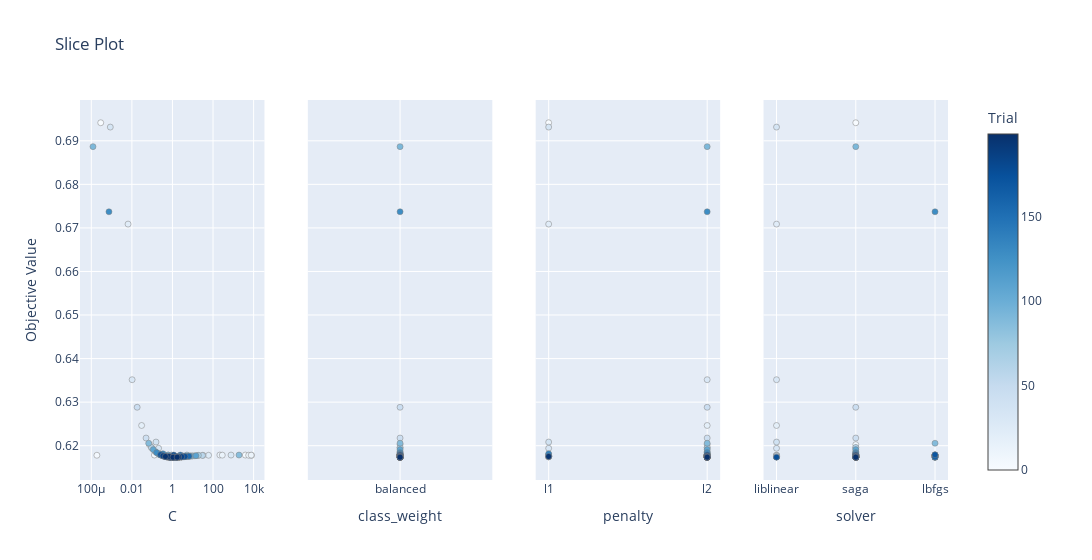

Here is the notebook cell this chart was saved with:
### Code cell
optuna.visualization.plot_slice(study_best_features)

### Figure 1 — Plotly figure (JSON) as saved in the notebook; plotly's stock layout.template omitted (floating-point values rounded to 4 significant figures; data arrays with more than 128 entries replaced by an {"elided": "..."} marker saying what was removed)
{"data": [{"marker": {"color": {"elided": "194 int values"}, "colorbar": {"title": {"text": "Trial"}, "x": 1, "xpad": 40}, "colorscale": [[0, "rgb(247,251,255)"], [0.125, "rgb(222,235,247)"], [0.25, "rgb(198,219,239)"], [0.375, "rgb(158,202,225)"], [0.5, "rgb(107,174,214)"], [0.625, "rgb(66,146,198)"], [0.75, "rgb(33,113,181)"], [0.875, "rgb(8,81,156)"], [1, "rgb(8,48,107)"]], "line": {"color": "Grey", "width": 0.5}, "showscale": true}, "mode": "markers", "name": "Feasible Trial", "showlegend": false, "type": "scatter", "x": {"elided": "194 float values"}, "xaxis": "x", "y": {"elided": "194 float values"}, "yaxis": "y"}, {"marker": {"color": {"elided": "194 int values"}, "colorbar": {"title": {"text": "Trial"}, "x": 1, "xpad": 40}, "colorscale": [[0, "rgb(247,251,255)"], [0.125, "rgb(222,235,247)"], [0.25, "rgb(198,219,239)"], [0.375, "rgb(158,202,225)"], [0.5, "rgb(107,174,214)"], [0.625, "rgb(66,146,198)"], [0.75, "rgb(33,113,181)"], [0.875, "rgb(8,81,156)"], [1, "rgb(8,48,107)"]], "line": {"color": "Grey", "width": 0.5}, "showscale": false}, "mode": "markers", "name": "Feasible Trial", "showlegend": false, "type": "scatter", "x": {"elided": "194 str values"}, "xaxis": "x2", "y": {"elided": "194 float values"}, "yaxis": "y2"}, {"marker": {"color": {"elided": "194 int values"}, "colorbar": {"title": {"text": "Trial"}, "x": 1, "xpad": 40}, "colorscale": [[0, "rgb(247,251,255)"], [0.125, "rgb(222,235,247)"], [0.25, "rgb(198,219,239)"], [0.375, "rgb(158,202,225)"], [0.5, "rgb(107,174,214)"], [0.625, "rgb(66,146,198)"], [0.75, "rgb(33,113,181)"], [0.875, "rgb(8,81,156)"], [1, "rgb(8,48,107)"]], "line": {"color": "Grey", "width": 0.5}, "showscale": false}, "mode": "markers", "name": "Feasible Trial", "showlegend": false, "type": "scatter", "x": {"elided": "194 str values"}, "xaxis": "x3", "y": {"elided": "194 float values"}, "yaxis": "y3"}, {"marker": {"color": {"elided": "194 int values"}, "colorbar": {"title": {"text": "Trial"}, "x": 1, "xpad": 40}, "colorscale": [[0, "rgb(247,251,255)"], [0.125, "rgb(222,235,247)"], [0.25, "rgb(198,219,239)"], [0.375, "rgb(158,202,225)"], [0.5, "rgb(107,174,214)"], [0.625, "rgb(66,146,198)"], [0.75, "rgb(33,113,181)"], [0.875, "rgb(8,81,156)"], [1, "rgb(8,48,107)"]], "line": {"color": "Grey", "width": 0.5}, "showscale": false}, "mode": "markers", "name": "Feasible Trial", "showlegend": false, "type": "scatter", "x": {"elided": "194 str values"}, "xaxis": "x4", "y": {"elided": "194 float values"}, "yaxis": "y4"}], "layout": {"title": {"text": "Slice Plot"}, "width": 1200, "xaxis": {"anchor": "y", "domain": [0, 0.2125], "title": {"text": "C"}, "type": "log"}, "xaxis2": {"anchor": "y2", "categoryarray": [null, "balanced"], "categoryorder": "array", "domain": [0.2625, 0.475], "title": {"text": "class_weight"}, "type": "category"}, "xaxis3": {"anchor": "y3", "categoryarray": ["l1", "l2", null], "categoryorder": "array", "domain": [0.525, 0.7375], "title": {"text": "penalty"}, "type": "category"}, "xaxis4": {"anchor": "y4", "categoryarray": ["liblinear", "saga", "lbfgs"], "categoryorder": "array", "domain": [0.7875, 1], "title": {"text": "solver"}, "type": "category"}, "yaxis": {"anchor": "x", "domain": [0, 1], "title": {"text": "Objective Value"}}, "yaxis2": {"anchor": "x2", "domain": [0, 1], "matches": "y", "showticklabels": false}, "yaxis3": {"anchor": "x3", "domain": [0, 1], "matches": "y", "showticklabels": false}, "yaxis4": {"anchor": "x4", "domain": [0, 1], "matches": "y", "showticklabels": false}}}
